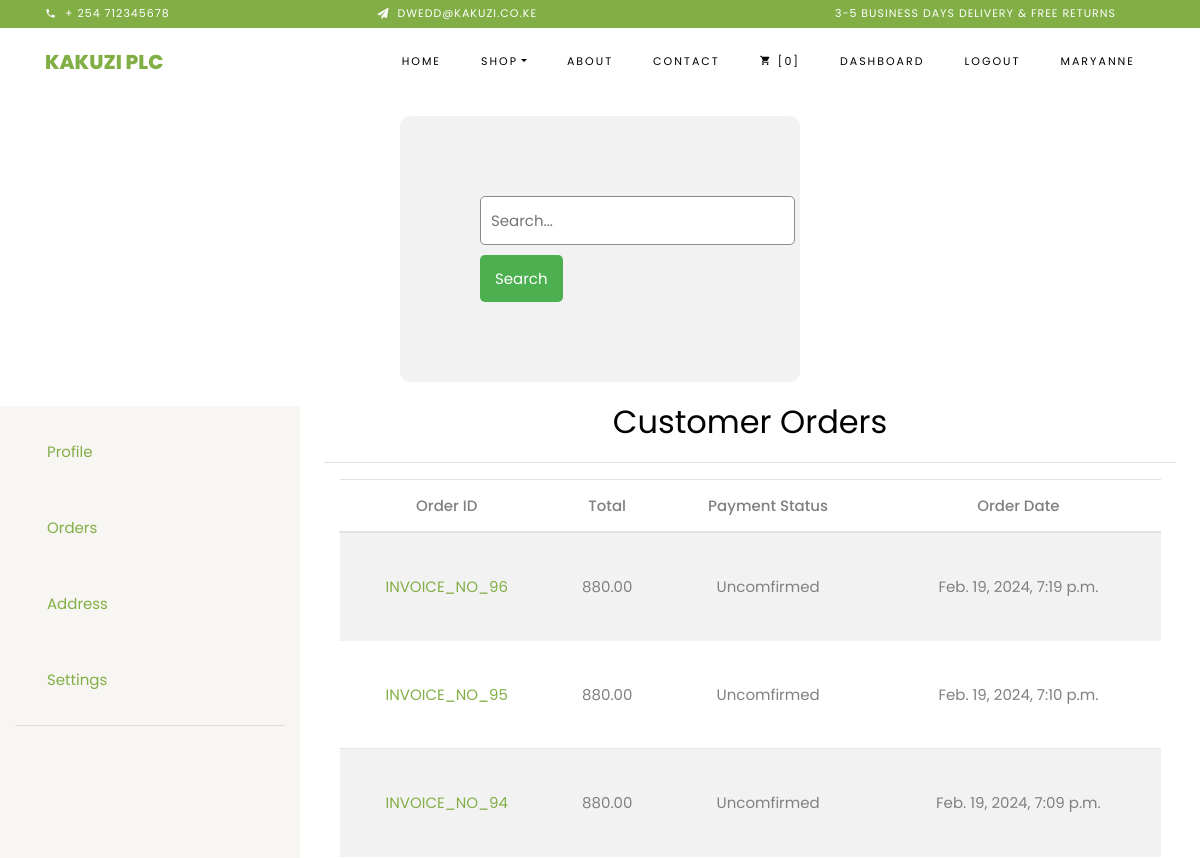
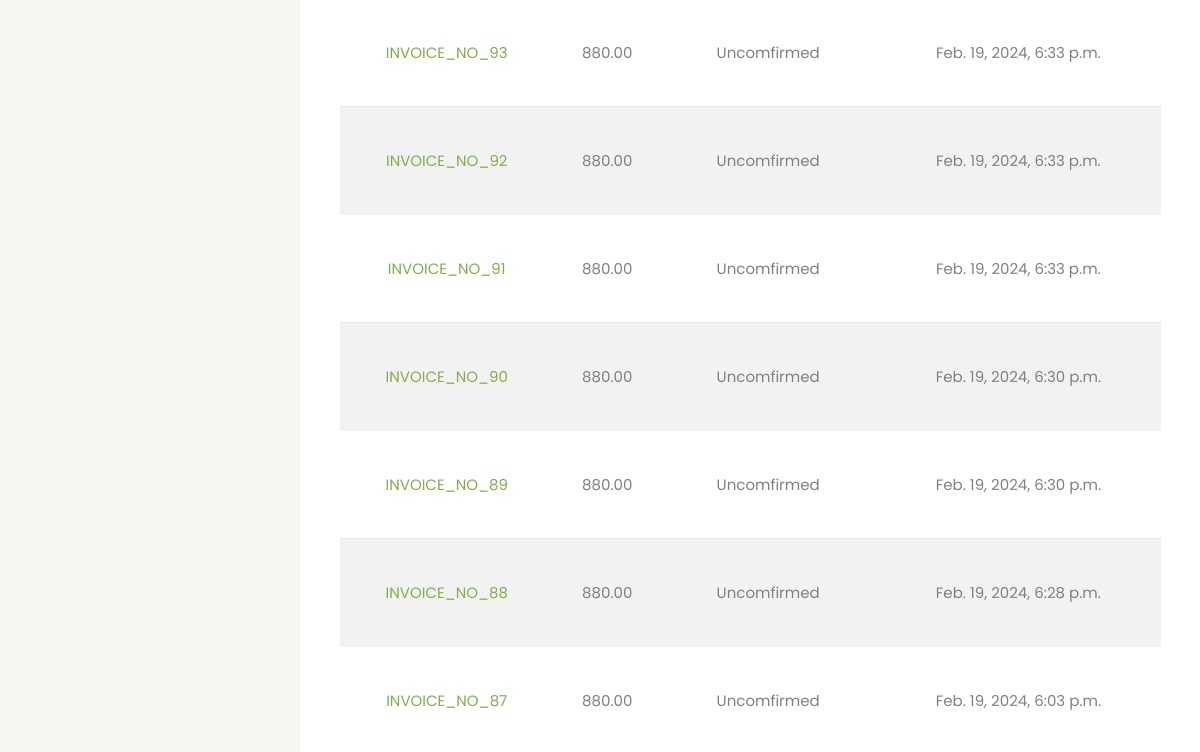
/maryanne/order (signed in, upper part), run on an earlier commit of the app's database (2 pictures, top to bottom).
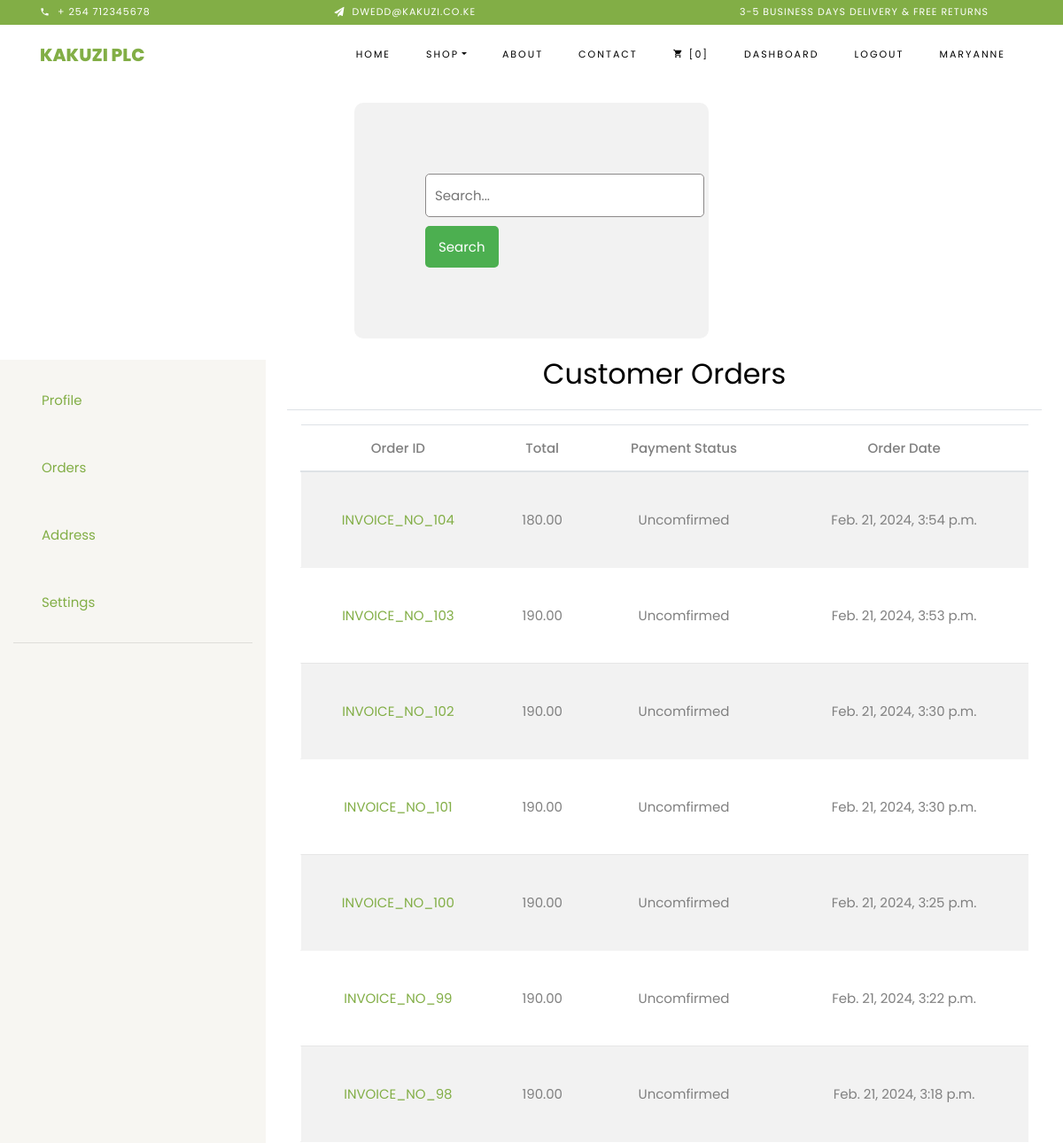
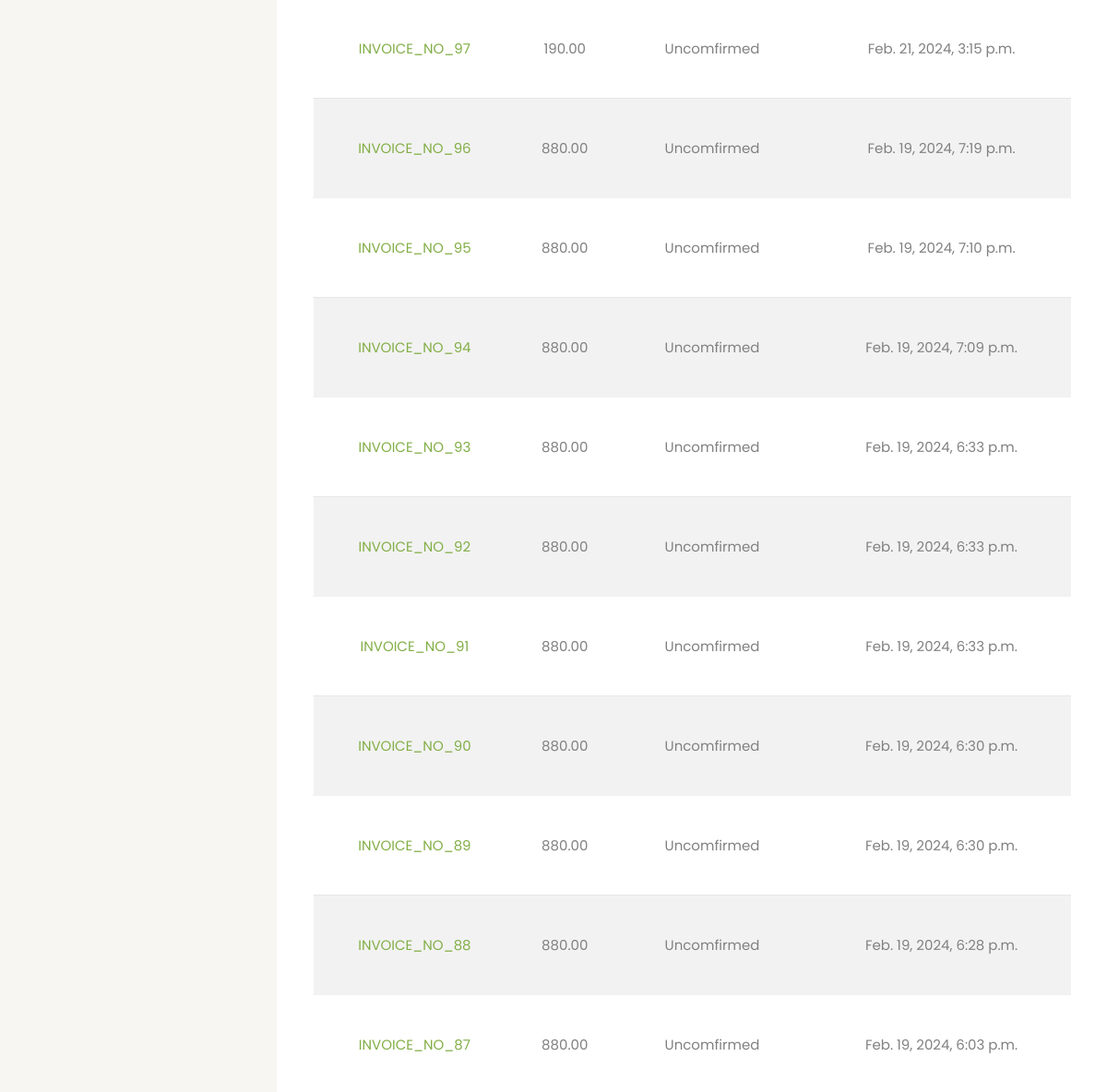
And on a later commit of the database (2 pictures, top to bottom).
### core/models.py (models this page shows)
class CartOrder(models.Model):
    user=models.ForeignKey(User, on_delete=models.CASCADE)
    price = models.DecimalField(max_digits=10, decimal_places=2, default=10.0)
    payment_status=models.BooleanField(default=False)
    order_date=models.DateTimeField(auto_now_add=True)
    order_status = models.CharField(choices=STATUS_CHOICES, max_length=30, default='pending')
    class Meta:
        verbose_name_plural='Cart Orders'

### core/views.py (the view)
# urls.py: path('<str:username>/order', CustomerOrdersListView.as_view(), name='customer-orders'),
class CustomerOrdersListView(LoginRequiredMixin, ListView):
    template_name='customer_pages/cusomer_orders.html'
    context_object_name = 'orders'
    def get_queryset(self):
        return CartOrder.objects.filter(user=self.request.user).order_by('-order_date')

### core/context_processors.py (called while the page is built)
def default(request):
    categories = Category.objects.all()
    address = None
    name=request.user.username
    if request.user.is_authenticated:
        try:
            address = Address.objects.get(user=request.user, status=True)
        except Address.DoesNotExist:
            pass
        except Address.MultipleObjectsReturned:
            pass
    return {
        'categories': categories,
        'address': address,
        'name':name
    }

### templates/customer_pages/cusomer_orders.html (shortened to what this page needs)
{% extends 'core/base.html' %}
{% block content %}
<div class="container-fluid">
    <div class="row">
        {% include "core/dashboard-nav.html" %}
        <main role="main" class="col-md-9 ml-sm-auto col-lg-9 px-4">
            <div class="pt-3 pb-2 mb-3 border-bottom">
                <h1 class="h2 text-center">Customer Orders</h1>
            </div>
            <div class="container">
                <div class="row">
                    <div class="col-md-12">
                        <div class="table-responsive">
                            <table class="table table-striped">
                                <thead>
                                    <tr>
                                        <th>Order ID</th>
                                        <th>Total</th>
                                        <th>Payment Status</th>
                                        <th>Order Date</th>
                                    </tr>
                                </thead>
                                <tbody>
                                    {% for order in orders %}
                                    <tr>
                                        <td> <a href="{% url 'core:order-detail' username=request.user.username order_id=order.id %}">INVOICE_NO_{{ order.id }}</td>
                                        <td>{{ order.price }}</td>
                                        {% if order.payment_status == False%}
                                        <td>Uncomfirmed</td>
                                        {% else %}
                                        <td>Comfirmed</td>
                                        {% endif %}
                                        <td>{{ order.order_date }}</td>
                                    </tr>
                                    {% endfor %}
                                </tbody>
                            </table>
                        </div>
                    </div>
                </div>
            </div>
        </main>
    </div>
</div>
{% endblock %}

What changed in the data, as far as the page shows it:
added CartOrder: id "104", price "180.00", payment_status "Uncomfirmed", order_date "Feb. 21, 2024, 3:54 p.m."
added CartOrder: id "103", price "190.00", payment_status "Uncomfirmed", order_date "Feb. 21, 2024, 3:53 p.m."
added CartOrder: id "102", price "190.00", payment_status "Uncomfirmed", order_date "Feb. 21, 2024, 3:30 p.m."
added CartOrder: id "101", price "190.00", payment_status "Uncomfirmed", order_date "Feb. 21, 2024, 3:30 p.m."
added CartOrder: id "100", price "190.00", payment_status "Uncomfirmed", order_date "Feb. 21, 2024, 3:25 p.m."
added CartOrder: id "99", price "190.00", payment_status "Uncomfirmed", order_date "Feb. 21, 2024, 3:22 p.m."
added CartOrder: id "98", price "190.00", payment_status "Uncomfirmed", order_date "Feb. 21, 2024, 3:18 p.m."
added CartOrder: id "97", price "190.00", payment_status "Uncomfirmed", order_date "Feb. 21, 2024, 3:15 p.m."
